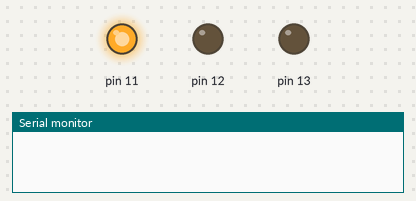
The sketch below on a simulated Arduino Uno, built with avr-gcc and run on an emulated ATmega328P. On the bench: output pins drawn as LEDs (lit = HIGH), the last lines printed to the serial monitor.

Above: at 0.5 s.
At 1.2 s:
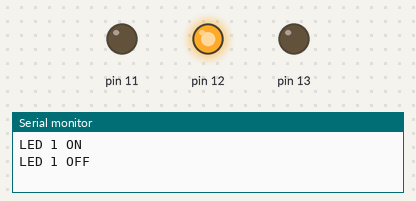
At 4.1 s:
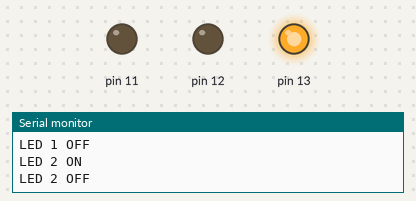
Timing chart, 0 to 5.2 s (numbered marks = the images above):
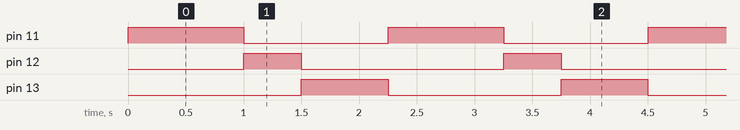

The sketch:

3_Blink.ino
```cpp
void setup() {
  // put your setup code here, to run once:
  Serial.begin(9600);
  pinMode(11, OUTPUT);
  pinMode(12, OUTPUT);
  pinMode(13, OUTPUT);
}

void loop() {
  // put your main code here, to run repeatedly:

  digitalWrite(11, HIGH);
  delay(1000);
  Serial.println("LED 1 ON");
  digitalWrite(11, LOW);
  Serial.println("LED 1 OFF");


  digitalWrite(12, HIGH);
  delay(500);
  Serial.println("LED 2 ON");
  digitalWrite(12, LOW);
  Serial.println("LED 2 OFF");

  digitalWrite(13, HIGH);
  delay(750);
  Serial.println("LED 3 ON");
  digitalWrite(13, LOW);
  Serial.println("LED 3 OFF");

}
```

Measured:
- by itself, pin 11: alternates HIGH for 1.0 s and LOW for 1.3 s
- by itself, pin 12: alternates HIGH for 0.50 s and LOW for 1.8 s
- by itself, pin 13: alternates HIGH for 0.75 s and LOW for 1.5 s
